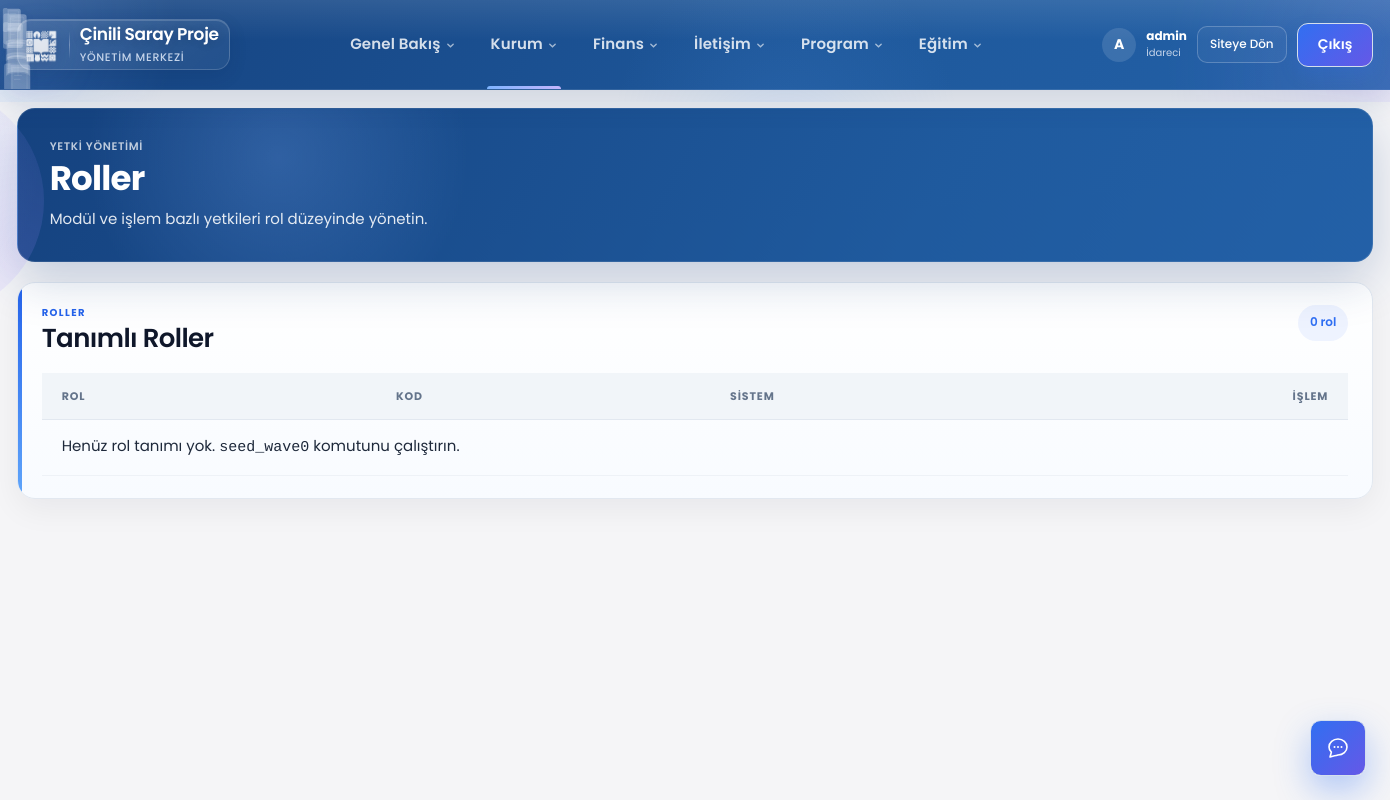
The app's page /yonetim/yetkiler/roller/ (signed in), older data.
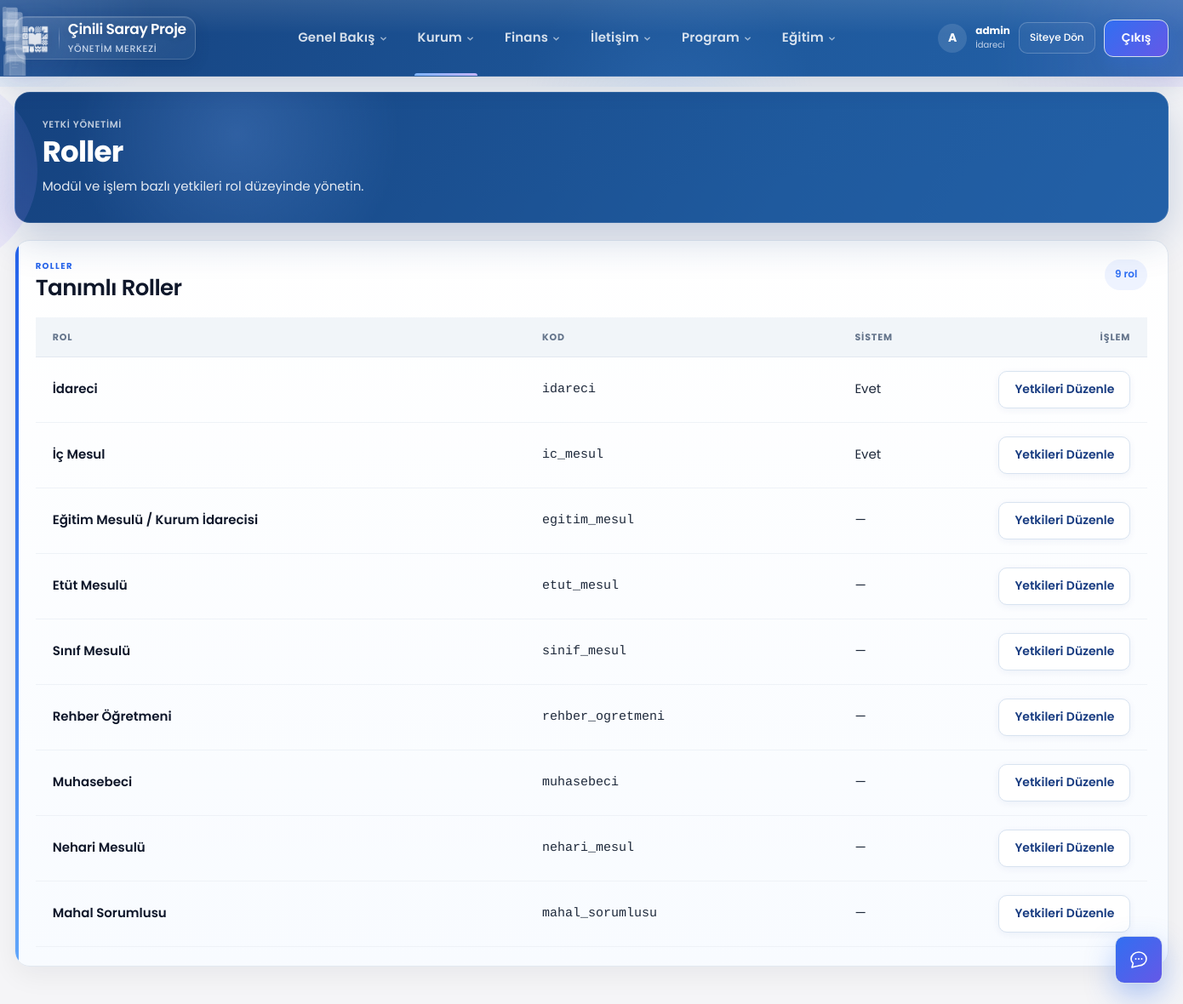
The same page, newer data.
### takip/wave0_models.py (models this page shows, shortened)
class Rol(models.Model):
    slug = models.SlugField(max_length=40, unique=True, verbose_name="Kod")
    ad = models.CharField(max_length=120, verbose_name="Rol adı")
    aciklama = models.TextField(blank=True, verbose_name="Açıklama")
    aktif = models.BooleanField(default=True, verbose_name="Aktif")
    sistem_rolu = models.BooleanField(
        default=False,
        verbose_name="Sistem rolü",
        help_text="Silinemez ve temel yapılandırma korunur.",
    )
    legacy_ana_rol = models.CharField(
        max_length=30,
        blank=True,
        verbose_name="Eski ana rol kodu",
        help_text="PersonelProfili.ana_rol ile eşleştirme.",
    )
    sira = models.PositiveIntegerField(default=0, verbose_name="Sıra")
    class Meta:
        verbose_name = "Rol"
        verbose_name_plural = "Roller"
        ordering = ["sira", "ad"]

### takip/yonetim_rbac_views.py (the view)
@yonetici_gerekli
def rol_listesi(request):
    if not can(request.user, "rbac", "view"):
        messages.error(request, "Rol yönetimi için yetkiniz yok.")
        return redirect("yonetim:dashboard")
    roller = Rol.objects.filter(aktif=True).order_by("sira", "ad")
    return render(
        request,
        "yonetim/rol_listesi.html",
        {"roller": roller},
    )

### takip/asistan_service.py (called while the page is built)
def asistan_kullanilabilir(user: User) -> bool:
    if not getattr(settings, "AI_ASSISTANT_ENABLED", True):
        return False
    if not user.is_authenticated:
        return False
    if kullanici_veli_mi(user) or kullanici_talebe_mi(user) or ogretmen_paneli_kullanicisi_mi(user):
        return False
    return can(user, "asistan", "view") or user.is_superuser

### takip/ogretmen_service.py (called while the page is built, shortened)
def ogretmen_hocasi_for_user(user: User) -> EtutHocasi | None:
    if not user.is_authenticated:
        return None
    hoca = etut_hocasi_for_user(user)
    if hoca and hoca.aktif:
        return hoca

def kullanici_ogretmen_mi(user: User) -> bool:
    return ogretmen_hocasi_for_user(user) is not None

def ogretmen_paneli_kullanicisi_mi(user: User) -> bool:
    if not kullanici_ogretmen_mi(user):
        return False
    if user.is_superuser:
        return False
    try:
        profil = user.personel_profili
    except Exception:
        return True
    return not profil.aktif

### takip/panel_permissions.py (called while the page is built)
def kullanici_rolu(user: User) -> str | None:
    return kullanici_birincil_rol_slug(user)

def rol_etiketi(user: User) -> str:
    rol = kullanici_rolu(user)
    if not rol:
        return "Personel"
    return ROL_ETIKETLERI.get(rol, "Personel")

### templates/yonetim/rol_listesi.html (shortened to what this page needs)
{% extends "yonetim/base.html" %}
{% block content %}
<header class="page-head patterned-page-head yonetim-page-head">
    <div>
        <p class="kicker">YETKİ YÖNETİMİ</p>
        <h1>Roller</h1>
        <p class="muted">Modül ve işlem bazlı yetkileri rol düzeyinde yönetin.</p>
    </div>
</header>
<section class="report-table-card yonetim-table-card">
    <div class="card-heading">
        <div>
            <p class="card-kicker">ROLLER</p>
            <h2>Tanımlı Roller</h2>
        </div>
        <span class="report-record-count">{{ roller|length }} rol</span>
    </div>
    <div class="responsive-table">
        <table class="report-data-table yonetim-data-table">
            <thead>
                <tr>
                    <th>Rol</th>
                    <th>Kod</th>
                    <th>Sistem</th>
                    <th class="yonetim-action-col">İşlem</th>
                </tr>
            </thead>
            <tbody>
                {% for rol in roller %}
                <tr>
                    <td><strong>{{ rol.ad }}</strong></td>
                    <td><code>{{ rol.slug }}</code></td>
                    <td>{% if rol.sistem_rolu %}Evet{% else %}—{% endif %}</td>
                    <td class="yonetim-action-col">
                        <a href="{% url 'yonetim:rol_duzenle' rol.pk %}" class="yonetim-link">Yetkileri Düzenle</a>
                    </td>
                </tr>
                {% empty %}
                <tr><td colspan="4" class="report-empty">Henüz rol tanımı yok. <code>seed_wave0</code> komutunu çalıştırın.</td></tr>
                {% endfor %}
            </tbody>
        </table>
    </div>
</section>
{% endblock %}

### templates/yonetim/base.html (shortened to what this page needs)
{% load static %}
<!doctype html>
<html lang="tr">
<head>
    <link rel="stylesheet" href="{% static 'yonetim/css/yonetim.css' %}">
    <link rel="stylesheet" href="{% static 'css/premium-system-v5.css' %}">
    <link rel="stylesheet" href="{% static 'css/premium-system-v6.css' %}">
    <link rel="stylesheet" href="{% static 'css/nav-groups.css' %}">
    <link rel="stylesheet" href="{% static 'css/yonetim-nav.css' %}">
    <link rel="stylesheet" href="{% static 'css/dashboard-home.css' %}">
    <link rel="stylesheet" href="{% static 'css/panel-unified.css' %}">
    <link rel="stylesheet" href="{% static 'css/yonetim-premium.css' %}">
    <link rel="stylesheet" href="{% static 'css/multi-select-filter.css' %}">
    {% if asistan_aktif %}
    <link rel="stylesheet" href="{% static 'css/asistan.css' %}">
    {% endif %}
</head>
<body class="yonetim-body">
<header class="cs-v6-header yonetim-v6-header">
    {% include "includes/v6_header_books.html" %}
    <div class="cs-v6-inner">
        <a href="{% url 'yonetim:dashboard' %}" class="cs-v6-brand v6-brand-block">
            <span class="cs-v6-brand-mark v6-brand-mark">
                <img src="{% static 'images/cinili-saray-logo-white.png' %}" alt="Çinili Saray">
            </span>
            <span class="v6-brand-copy">
                <strong>{{ panel_short }}</strong>
                <small>Yönetim Merkezi</small>
            </span>
        </a>
        <nav class="cs-v6-nav v3-nav" id="yonetim-nav">
            {% include "yonetim/includes/nav.html" %}
        </nav>
        <div class="cs-v6-actions yonetim-v6-actions">
            <span class="yonetim-user-chip">{{ request.user.username|slice:":1"|upper }}</span>
            <span class="yonetim-user-copy">
                <strong>{{ request.user.get_full_name|default:request.user.username }}</strong>
                <small>{{ panel_rol_etiketi|default:"Yönetici" }}</small>
            </span>
            <a href="{% url 'dashboard' %}" class="yonetim-site-link">Siteye Dön</a>
            <form method="post" action="{% url 'logout' %}">
                <button type="submit" class="yonetim-logout">Çıkış</button>
            </form>
        </div>
    </div>
</header>
<main class="cs-v6-main">
    <div class="yonetim-page">
        {% block content %}{% endblock %}
    </div>
</main>
{% if asistan_aktif %}
{% include "includes/asistan_widget.html" %}
{% endif %}
</body>
</html>

Row changes from the older to the newer data that the page shows:
added Rol: ad "İdareci", slug "idareci", sistem_rolu "Evet"
added Rol: ad "İç Mesul", slug "ic_mesul", sistem_rolu "Evet"
added Rol: ad "Eğitim Mesulü / Kurum İdarecisi", slug "egitim_mesul"
added Rol: ad "Etüt Mesulü", slug "etut_mesul"
added Rol: ad "Sınıf Mesulü", slug "sinif_mesul"
added Rol: ad "Rehber Öğretmeni", slug "rehber_ogretmeni"
added Rol: ad "Muhasebeci", slug "muhasebeci"
added Rol: ad "Nehari Mesulü", slug "nehari_mesul"
added Rol: ad "Mahal Sorumlusu", slug "mahal_sorumlusu"
Text that changed along with them:
{{ roller|length }}: "0" → "9"
{{ panel_rol_etiketi|default:"Yönetici" }}: "İdareci" → (not shown)
text no longer shown: "Henüz rol tanımı yok. seed_wave0 komutunu çalıştırın."
